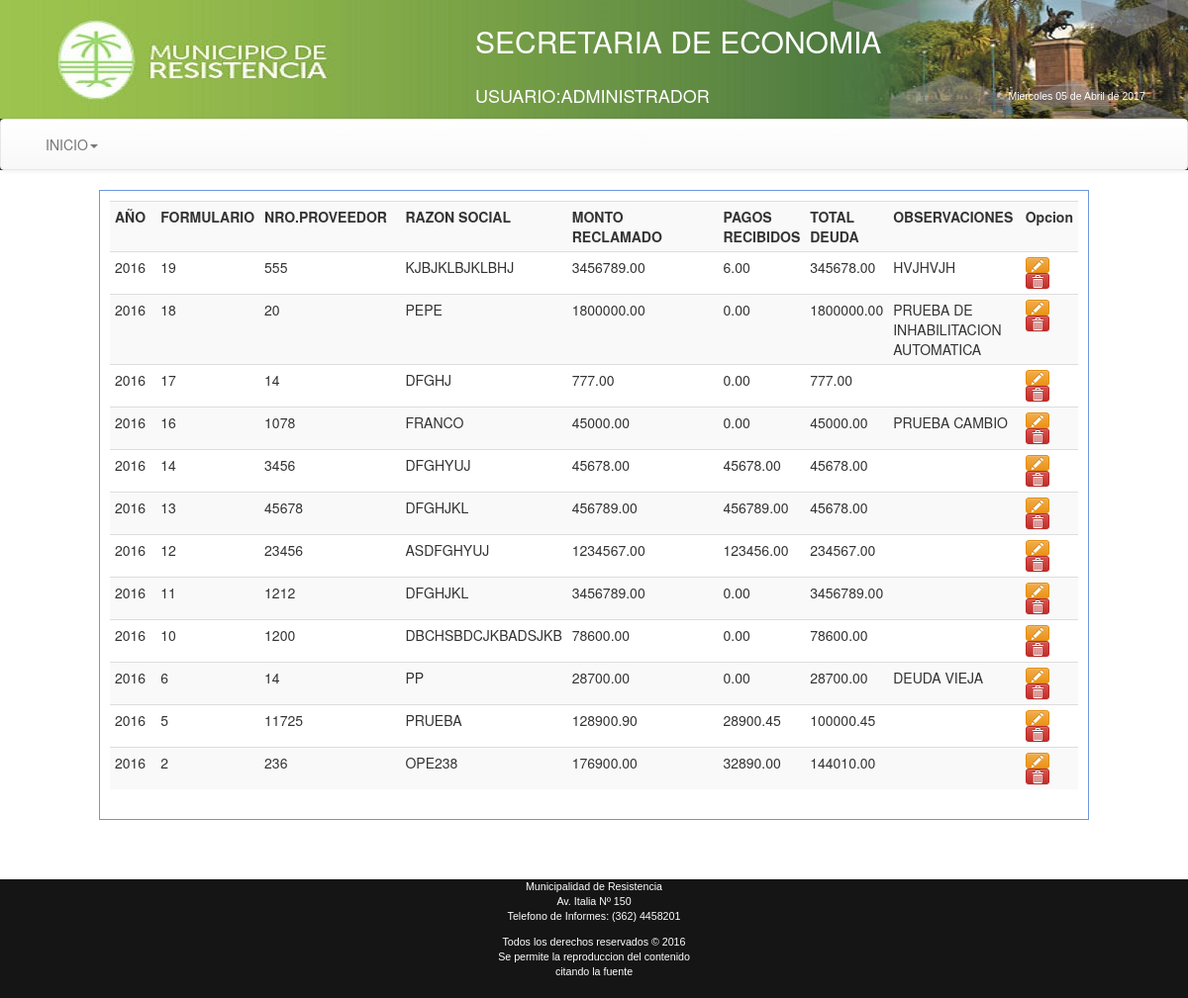
/Economia/views/frmModificarFormulario.php (signed in), run on the app's committed database.
### tables this page shows
CREATE TABLE `resumensg` (
  `idresumensg` int(11) NOT NULL AUTO_INCREMENT,
  `nroform` int(11) NOT NULL,
  `anioform` int(4) NOT NULL,
  `nroprov` int(11) NOT NULL,
  `razonsocial` varchar(60) NOT NULL,
  `fechapresenta` date NOT NULL,
  `montoreclamado` float(12,2) NOT NULL,
  `pagosrecibidos` float(12,2) NOT NULL,
  `totaldeuda` float(12,2) NOT NULL,
  `observaciones` varchar(100) NOT NULL,
  PRIMARY KEY (`idresumensg`)
);

### Economia/views/frmModificarFormulario.php (the view, shortened to what this page needs)
<!DOCTYPE html PUBLIC "-//W3C//DTD XHTML 1.0 Transitional//EN" "http://www.w3.org/TR/xhtml1/DTD/xhtml1-transitional.dtd">
<html xmlns="http://www.w3.org/1999/xhtml">
<head>
<link rel="stylesheet" type="text/css" href="../css/estilo.css">
<link rel="stylesheet" type="text/css" href="../bootstrap/css/bootstrap.css">
<link rel="stylesheet" type="text/css" href="../bootstrap/css/bootstrap.min.css">
<link rel="stylesheet" type="text/css" href="../bootstrap/css/bootstrap-theme.css">
<link rel="stylesheet" type="text/css" href="../bootstrap/css/bootstrap-theme.min.css">
</head>
<body class="body" style=" background-image: url(../images/bgcity.jpg);
  background-attachment: fixed;">
<header>
<table width="100%" height="120" border="0" background="../images/header2015.jpg">
<tr><td width="40%"></td>
<td><div align="left" style="color:#ffffff;" ><p><h2>SECRETARIA DE ECONOMIA</h2></p>
 </div></td>
</tr>
<tr><td width="40%"></td>
<td><div align="left" style="color:#ffffff;" ><p><h4>USUARIO:<?php echo $_SESSION["apynom"]?></h4></p>
 </div></td>
 <td><div align="left" style="color:#ffffff;" >
<p><h5>
</h5></p>
 </div></td>
</tr>
</table>
<nav class="navbar navbar-default">
<div class="container-fluid">
<div class="collapse navbar-collapse" id="navbar-1">
 <ul class="nav navbar-nav">
 <li class="dropdown">
   <a href="#" class="dropdown-toggle" data-toggle="dropdown" role="button">INICIO<span class="caret"></span></a>
 </li>
 </ul>
 </div>
 </div>
 </nav>
</header>
<body>
    <div class="registros" id="agrega-registros">
        <table class="table table-striped table-condensed table-hover">
         <tr>
          <th width="80">AÑO</th>
          <th width="80">FORMULARIO</th>
          <th width="200">NRO.PROVEEDOR</th>
          <th width="150">RAZON SOCIAL</th>
          <th width="500">MONTO RECLAMADO</th>
          <th width="80">PAGOS RECIBIDOS</th>
          <th width="80">TOTAL DEUDA</th>
          <th width="150">OBSERVACIONES</th>
          <th width="20">Opcion</th>
         </tr>
          <?php
            $conexion=Conectarse();
            $queryu="SELECT * FROM resumensg ORDER BY anioform desc, nroform desc";
            $registro = mysqli_query($conexion,$queryu);
            while($registro2 = mysqli_fetch_array($registro)){
                echo '<tr>
                        <td>'.$registro2['anioform'].'</td>
                        <td>'.$registro2['nroform'].'</td>
                        <td>'.$registro2['nroprov'].'</td>
                        <td>'.$registro2['razonsocial'].'</td>
                        <td>'.$registro2['montoreclamado'].'</td>
                        <td>'.$registro2['pagosrecibidos'].'</td>
						<td>'.$registro2['totaldeuda'].'</td>
                        <td>'.$registro2['observaciones'].'</td>
                        <td><a href="javascript:editarFSG('.$registro2['idresumensg'].');" class="btn btn-warning btn-xs"><i class="glyphicon glyphicon-pencil"></i></a> <a
						href="javascript:eliminarFSG('.$registro2['idresumensg'].');" class="btn btn-danger btn-xs"><i class="glyphicon glyphicon-trash"></i></a></td>
                    </tr>';
            }
        ?>
       </table>
    </div>
    <br>
<br><br>
<small>
<div class="row" style="height:120px; background-color:#151515;color:#ffffff; font-family:Arial;font-size:8pt;">
<div class="col-md-12" align="center">
    <p>Municipalidad de Resistencia<br />
    Av. Italia Nº 150<br />
    Telefono de Informes: (362) 4458201</p>
    <p>Todos los derechos reservados &copy; 2016<br />
      Se permite la reproduccion del contenido<br />
      citando la fuente
    </p>
  </div>
</div>
</small>
</body>
</html>

### Economia/css/estilo.css (style rules this page uses)
body { background:#2c3e50; color:#fff; margin:0px; font-family:"Trebuchet MS", Arial, Helvetica, sans-serif; min-width:1000px; }
header { background:#2c3e50; color:#fff; }
.registros { margin:auto; width:1000px; margin-top:20px; border:1px solid #6F96DF; height:auto; padding:10px; }

### data on the page
resumensg: anioform "2016", nroform "19", nroprov "555", razonsocial "KJBJKLBJKLBHJ", montoreclamado "3456789.00", pagosrecibidos "6.00", totaldeuda "345678.00", observaciones "HVJHVJH"
resumensg: anioform "2016", nroform "18", nroprov "20", razonsocial "PEPE", montoreclamado "1800000.00", pagosrecibidos "0.00", totaldeuda "1800000.00", observaciones "PRUEBA DE INHABILITACION AUTOMATICA"
resumensg: anioform "2016", nroform "17", nroprov "14", razonsocial "DFGHJ", montoreclamado "777.00", pagosrecibidos "0.00", totaldeuda "777.00"
resumensg: anioform "2016", nroform "16", nroprov "1078", razonsocial "FRANCO", montoreclamado "45000.00", pagosrecibidos "0.00", totaldeuda "45000.00", observaciones "PRUEBA CAMBIO"
resumensg: anioform "2016", nroform "14", nroprov "3456", razonsocial "DFGHYUJ", montoreclamado "45678.00", pagosrecibidos "45678.00", totaldeuda "45678.00"
resumensg: anioform "2016", nroform "13", nroprov "45678", razonsocial "DFGHJKL", montoreclamado "456789.00", pagosrecibidos "456789.00", totaldeuda "45678.00"
resumensg: anioform "2016", nroform "12", nroprov "23456", razonsocial "ASDFGHYUJ", montoreclamado "1234567.00", pagosrecibidos "123456.00", totaldeuda "234567.00"
resumensg: anioform "2016", nroform "11", nroprov "1212", razonsocial "DFGHJKL", montoreclamado "3456789.00", pagosrecibidos "0.00", totaldeuda "3456789.00"
resumensg: anioform "2016", nroform "10", nroprov "1200", razonsocial "DBCHSBDCJKBADSJKB", montoreclamado "78600.00", pagosrecibidos "0.00", totaldeuda "78600.00"
resumensg: anioform "2016", nroform "6", nroprov "14", razonsocial "PP", montoreclamado "28700.00", pagosrecibidos "0.00", totaldeuda "28700.00", observaciones "DEUDA VIEJA"
resumensg: anioform "2016", nroform "5", nroprov "11725", razonsocial "PRUEBA", montoreclamado "128900.90", pagosrecibidos "28900.45", totaldeuda "100000.45"
resumensg: anioform "2016", nroform "2", nroprov "236", razonsocial "OPE238", montoreclamado "176900.00", pagosrecibidos "32890.00", totaldeuda "144010.00"

### other printed values
$_SESSION["apynom"] "ADMINISTRADOR"
